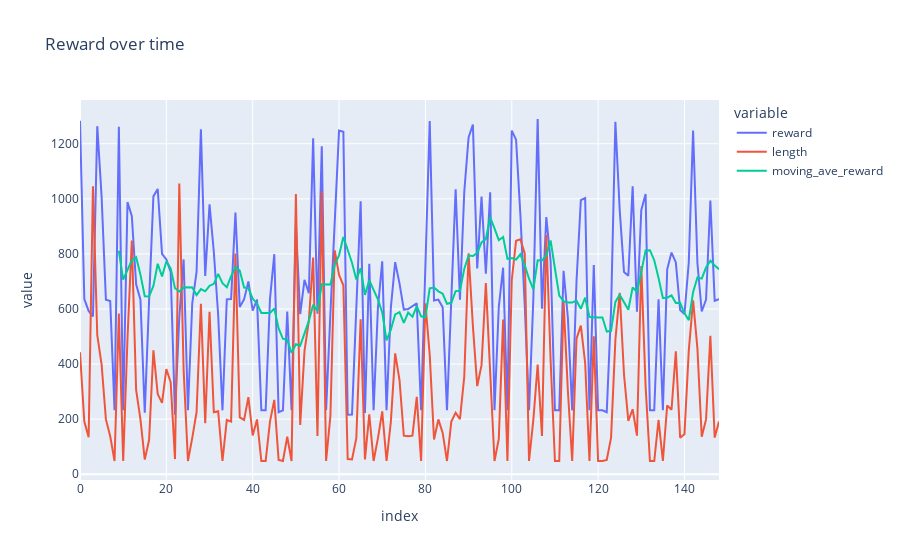

This figure's notebook cell:
### Code cell
episode_df = pd.read_feather("models\episode_20230423103408.feather")
episode_df['moving_ave_reward'] = episode_df['reward'].rolling(10).mean()
px.line(data_frame=episode_df, y='reward length moving_ave_reward'.split(), title="Reward over time")

### Figure 1 — Plotly figure (JSON) as saved in the notebook; plotly's stock layout.template omitted (floating-point values rounded to 4 significant figures; data arrays with more than 128 entries replaced by an {"elided": "..."} marker saying what was removed)
{"data": [{"hovertemplate": "variable=reward<br>index=%{x}<br>value=%{y}<extra></extra>", "legendgroup": "reward", "line": {"color": "#636efa", "dash": "solid"}, "marker": {"symbol": "circle"}, "mode": "lines", "name": "reward", "orientation": "v", "showlegend": true, "type": "scatter", "x": {"elided": "149 int values"}, "xaxis": "x", "y": {"elided": "149 int values"}, "yaxis": "y"}, {"hovertemplate": "variable=length<br>index=%{x}<br>value=%{y}<extra></extra>", "legendgroup": "length", "line": {"color": "#EF553B", "dash": "solid"}, "marker": {"symbol": "circle"}, "mode": "lines", "name": "length", "orientation": "v", "showlegend": true, "type": "scatter", "x": {"elided": "149 int values"}, "xaxis": "x", "y": {"elided": "149 int values"}, "yaxis": "y"}, {"hovertemplate": "variable=moving_ave_reward<br>index=%{x}<br>value=%{y}<extra></extra>", "legendgroup": "moving_ave_reward", "line": {"color": "#00cc96", "dash": "solid"}, "marker": {"symbol": "circle"}, "mode": "lines", "name": "moving_ave_reward", "orientation": "v", "showlegend": true, "type": "scatter", "x": {"elided": "149 int values"}, "xaxis": "x", "y": {"elided": "149 float values"}, "yaxis": "y"}], "layout": {"legend": {"title": {"text": "variable"}, "tracegroupgap": 0}, "title": {"text": "Reward over time"}, "xaxis": {"anchor": "y", "domain": [0, 1], "title": {"text": "index"}}, "yaxis": {"anchor": "x", "domain": [0, 1], "title": {"text": "value"}}}}
